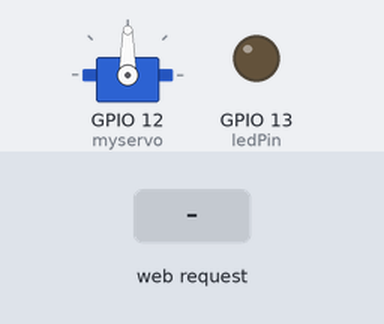
A sketch run on a simulated ESP8266 (NodeMCU). Parts: servo, output pins drawn as LEDs (lit = HIGH). Inputs (shaded band) come from the test bench. WiFi joins after 1.5 s; servers stay silent unless stated; what the sketch prints to the serial monitor is not drawn.

Above: at 2.7 s.
2.8 s: HTTP request GET /LED=ON received
At 3.6 s:
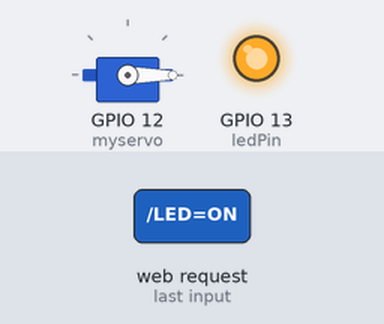
4.3 s: HTTP request GET /LED=OFF received
At 4.7 s:
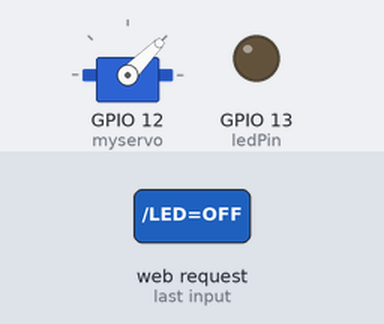
Timing chart, 0 to 7.3 s (numbered marks = the images above; inputs shaded):
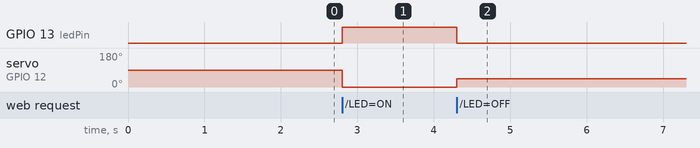

The sketch:

sketch_jul04a.ino
```cpp
#include <ESP8266WiFi.h>
#include <FS.h>
#include <Servo.h>

const char* ssid = "Kelvin_Home";
const char* password = "lemon@sink34";

Servo myservo;

int value = 0;

int ledPin = 13; // GPIO13
WiFiServer server(80);

void setup() {
 Serial.begin(115200);
  delay(10);

  pinMode(ledPin, OUTPUT);
  digitalWrite(ledPin, LOW);

  // Connect to WiFi network
  Serial.println();
  Serial.println();
  Serial.print("Connecting to ");
  Serial.println(ssid);

  WiFi.begin(ssid, password);

  while (WiFi.status() != WL_CONNECTED) {
    delay(500);
    Serial.print(".");
  }
  Serial.println("");
  Serial.println("WiFi connected");

  // Start the server
  server.begin();
  Serial.println("Server started");

  // Print the IP address
  Serial.print("Use this URL to connect: ");
  Serial.print("http://");
  Serial.print(WiFi.localIP());
  Serial.println("/");

  myservo.attach(12);
}

void loop() {
    // Check if a client has connected
  WiFiClient client = server.available();
  if (!client) {
    return;
  }

  // Wait until the client sends some data
  Serial.println("new client");
  while(!client.available()){
    delay(1);
  }

  // Read the first line of the request
  String request = client.readStringUntil('\r');
  Serial.println(request);
  client.flush();

  // Match the request

  int value = LOW;
  if (request.indexOf("/LED=ON") != -1)  {
    digitalWrite(ledPin, HIGH);
    value = HIGH;
    myservo.write(0);
  }
  if (request.indexOf("/LED=OFF") != -1)  {
    digitalWrite(ledPin, LOW);
    value = LOW;
    myservo.write(45);
  }

// Set ledPin according to the request
//digitalWrite(ledPin, value);

  // Return the response

  client.println("HTTP/1.1 200 OK");
  client.println("Content-Type: text/html");
  client.println(""); //  do not forget this one
  client.println("<!DOCTYPE HTML>");
  client.println("<html>");

  client.print("Led pin is now: ");

  if(value == HIGH) {
    client.print("On");
  } else {
    client.print("Off");
  }
  client.println("<br><br>");
  client.println("<a href=\"/LED=ON\"\"><button>Turn On </button></a>");
  client.println("<a href=\"/LED=OFF\"\"><button>Turn Off </button></a><br />");
  client.println("</html>");

  delay(1);
  Serial.println("Client disonnected");
  Serial.println("");


  // 叫 Servo 旋轉角度:
  //    myservo.write(0) 是叫 Servo 旋轉到 0 度的位置
  //    myservo.write(180) 是叫 Servo 旋轉到 180 度的位置


}
```

Measured:
- after the input at 2.8 s, GPIO 13 (ledPin): LOW → HIGH at once; servo on GPIO 12 (myservo): 90° → 0° at once
- after the input at 4.3 s, GPIO 13 (ledPin): HIGH → LOW at once; servo on GPIO 12 (myservo): 0° → 45° at once
